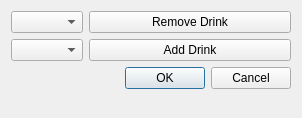
<?xml version="1.0" encoding="UTF-8"?>
<ui version="4.0">
 <class>CustomizeMenu</class>
 <widget class="QDialog" name="CustomizeMenu">
  <property name="geometry">
   <rect>
    <x>0</x>
    <y>0</y>
    <width>302</width>
    <height>118</height>
   </rect>
  </property>
  <property name="windowTitle">
   <string>Dialog</string>
  </property>
  <layout class="QFormLayout" name="formLayout">
   <item row="0" column="0">
    <widget class="QComboBox" name="usedDrinks"/>
   </item>
   <item row="0" column="1">
    <widget class="QPushButton" name="removeDrink">
     <property name="text">
      <string>Remove Drink</string>
     </property>
    </widget>
   </item>
   <item row="1" column="0">
    <widget class="QComboBox" name="removedDrinks"/>
   </item>
   <item row="1" column="1">
    <widget class="QPushButton" name="addDrink">
     <property name="text">
      <string>Add Drink</string>
     </property>
    </widget>
   </item>
   <item row="2" column="1">
    <widget class="QDialogButtonBox" name="buttonBox">
     <property name="orientation">
      <enum>Qt::Horizontal</enum>
     </property>
     <property name="standardButtons">
      <set>QDialogButtonBox::Cancel|QDialogButtonBox::Ok</set>
     </property>
    </widget>
   </item>
  </layout>
 </widget>
 <resources/>
 <connections>
  <connection>
   <sender>buttonBox</sender>
   <signal>accepted()</signal>
   <receiver>CustomizeMenu</receiver>
   <slot>accept()</slot>
   <hints>
    <hint type="sourcelabel">
     <x>248</x>
     <y>254</y>
    </hint>
    <hint type="destinationlabel">
     <x>157</x>
     <y>274</y>
    </hint>
   </hints>
  </connection>
  <connection>
   <sender>buttonBox</sender>
   <signal>rejected()</signal>
   <receiver>CustomizeMenu</receiver>
   <slot>reject()</slot>
   <hints>
    <hint type="sourcelabel">
     <x>316</x>
     <y>260</y>
    </hint>
    <hint type="destinationlabel">
     <x>286</x>
     <y>274</y>
    </hint>
   </hints>
  </connection>
 </connections>
</ui>
